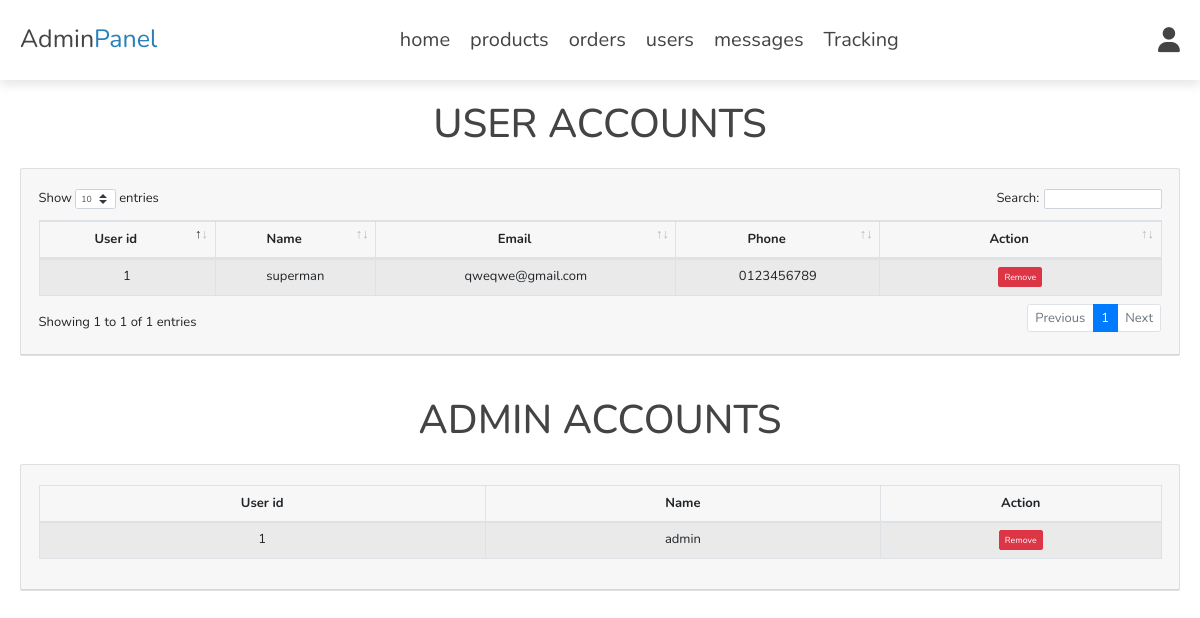
Screenshot of /admin/users_accounts.php (signed in) with the database file from the repository.
### tables this page shows
CREATE TABLE `users` (
  `id` int(100) NOT NULL,
  `role_id` int(10) NOT NULL COMMENT '1=admin,2=user,3=sender',
  `name` varchar(20) NOT NULL,
  `email` varchar(50) NOT NULL,
  `password` varchar(50) NOT NULL,
  `phone` varchar(50) NOT NULL
);

### admin/users_accounts.php (the view, shortened to what this page needs)
<?php
include '../components/connect.php';
?>
<!DOCTYPE html>
<html lang="en">
<head>
   <link rel="stylesheet" href="https://cdnjs.cloudflare.com/ajax/libs/font-awesome/6.1.1/css/all.min.css">
   <link rel="stylesheet" href="../css/admin_style.css">
   <link rel="stylesheet" href="assets/dataTables.bootstrap4.min.css">
   <link rel="stylesheet" href="assets/bootstrap.min.css">
</head>
<body>
<?php include '../components/admin_header.php'; ?>
<section class="table-product" >
<h1 class="heading">user accounts</h1>
<div class="card " style="width: 100%;">
        <div class="card-header">
        <div class="card-body pr-2 pl-2">
          <table id="example" class="table table-striped table-bordered" style="width:100%">
                  <thead>
                    <tr>
                      <th class="text-center">User id</th>
                      <th  class="text-center">Name</th>
                      <th  class="text-center">Email</th>
                      <th  class="text-center">Phone</th>
                      <th  width='25%' class="text-center">Action</th>
                    </tr>
                  </thead>
                  <tbody>
                  <?php
                     $select_accounts = $conn->prepare("SELECT * FROM `users`");
                     $select_accounts->execute();
                     if($select_accounts->rowCount() > 0){
                        while($fetch_accounts = $select_accounts->fetch(PDO::FETCH_ASSOC)){
                  ?>
                  <tr class="text-center">
                    <td><?php echo $fetch_accounts['id'];?></td>
                    <td><?php echo $fetch_accounts['name'];?></td>
                    <td><?php echo $fetch_accounts['email']; ?></td>
                    <td><?php echo $fetch_accounts['phone']; ?></td>
                    <td>
                     <a onclick="return confirm('Are you sure To Delete ? The user related information will also be delete!')" class="btn btn-danger btn-sm " href="users_accounts.php?delete=<?= $fetch_accounts['id']; ?>">Remove</a>
                    </td>
                  <?php }?>
                  <?php }else{
                     echo '<p class="empty">no accounts available!</p>';
                  }?>
                  </tr>
                  </tbody>
          </table>
        </div>
        </div>
</div>
</section>
<section class="table-product" >
<h1 class="heading">admin accounts</h1>
<div class="card " style="width: 100%;">
        <div class="card-header">
        <div class="card-body pr-2 pl-2">
          <table id="example" class="table table-striped table-bordered" style="width:100%">
                  <thead>
                    <tr>
                      <th class="text-center">User id</th>
                      <th  class="text-center">Name</th>
                      <th  width='25%' class="text-center">Action</th>
                    </tr>
                  </thead>
                  <tbody>
                  <?php
                     $select_accounts = $conn->prepare("SELECT * FROM `admins`");
                     $select_accounts->execute();
                     if($select_accounts->rowCount() > 0){
                        while($fetch_accounts = $select_accounts->fetch(PDO::FETCH_ASSOC)){
                  ?>
                  <tr class="text-center">
                    <td><?php echo $fetch_accounts['id'];?></td>
                    <td><?php echo $fetch_accounts['name'];?></td>
                    <td>
                     <a onclick="return confirm('Are you sure To Delete ? The user related information will also be delete!')" class="btn btn-danger btn-sm " href="users_accounts.php?delete=<?= $fetch_accounts['id']; ?>">Remove</a>
                    </td>
                  <?php }?>
                  <?php }else{
                     echo '<p class="empty">no accounts available!</p>';
                  }?>
                  </tr>
                  </tbody>
          </table>
        </div>
        </div>
</div>
</section>
</body>
</html>

### css/admin_style.css (style rules this page uses)
:root { --main-color:#2980b9; --orange:#f39c12; --red:#e74c3c; --black:#444; --white:#fff; --light-color:#777; --light-bg:#f5f5f5; --border:.2rem solid var(--black); --box-shadow:0 .5rem 1rem rgba(0,0,0,.1); }
* { font-family: 'Nunito', sans-serif; margin:0; padding:0; box-sizing: border-box; outline: none; border:none; text-decoration: none; }
html { font-size: 62.5%; overflow-x: hidden; }
body { background-color: var(--light-bg); }
section { padding:2rem; max-width: 1200px; margin:0 auto; }
.heading { font-size: 4rem; color:var(--black); margin-bottom: 2rem; text-align: center; text-transform: uppercase; }
.table-product { font-size: 1.3rem; }

### rows the page displays
users: id "1", name "superman", email "qweqwe@gmail.com", phone "0123456789"

### other values shown
$fetch_accounts['id'] "1"
$fetch_accounts['name'] "admin"
